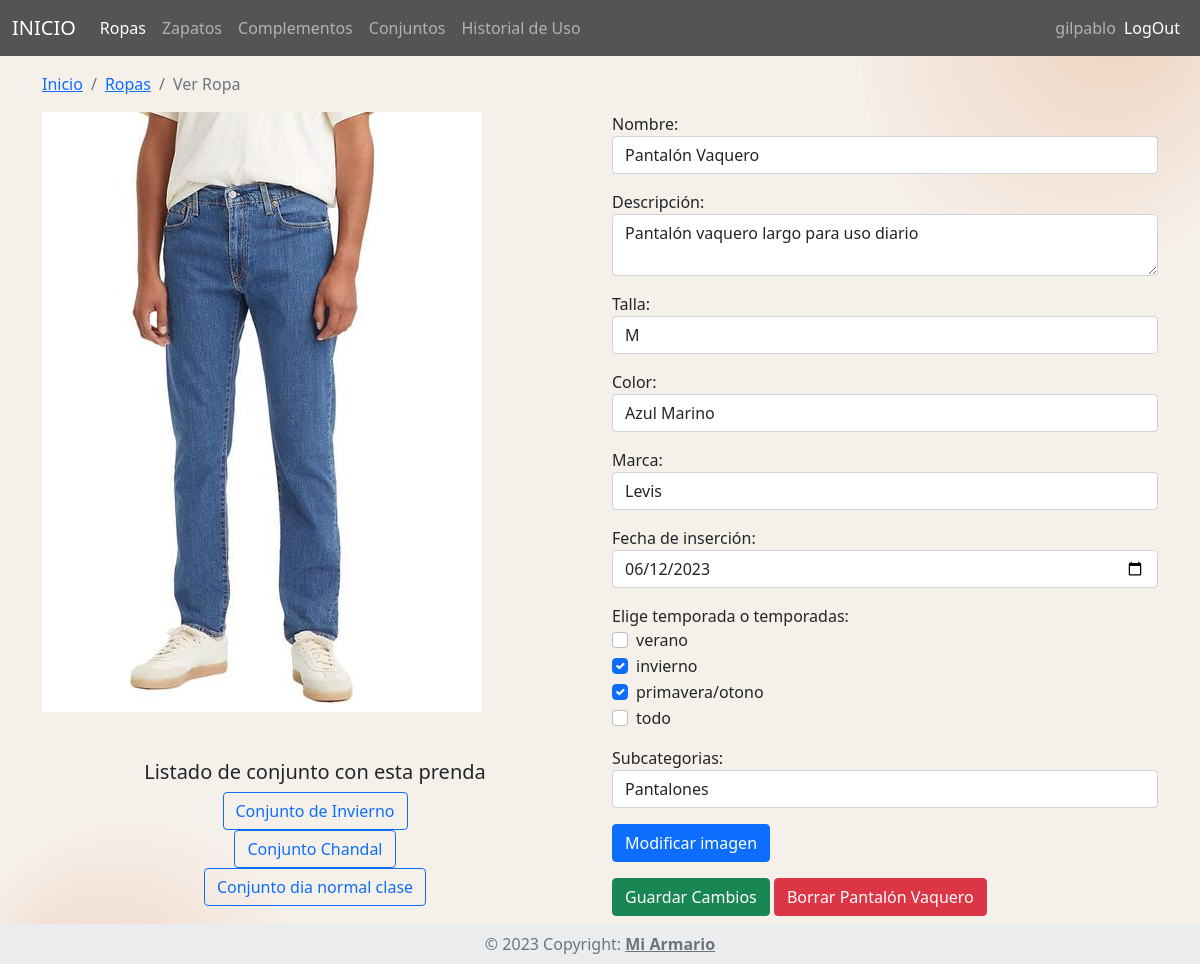
Page /miArmario/ropa/ver_ropa/2 (signed in) on the committed database.
### tables this page shows
CREATE TABLE `prenda` (
  `id` int(11) NOT NULL,
  `nombre` varchar(100) NOT NULL,
  `descripcion` varchar(500) DEFAULT NULL,
  `talla` varchar(10) NOT NULL,
  `color` varchar(30) NOT NULL,
  `marca` varchar(30) NOT NULL,
  `imagen` varchar(100) NOT NULL,
  `fecha_insercion` date DEFAULT NULL,
  `id_subcategoria` int(11) NOT NULL,
  `id_usuario` int(11) NOT NULL
);

CREATE TABLE `conjunto` (
  `id` int(11) NOT NULL,
  `nombre` varchar(100) NOT NULL,
  `descripcion` varchar(500) DEFAULT NULL,
  `fecha_creacion` date NOT NULL,
  `imagen_conjunto` varchar(100) DEFAULT NULL,
  `id_usuario` int(11) NOT NULL
);

CREATE TABLE `temporada` (
  `id` int(11) NOT NULL,
  `nombre` varchar(40) NOT NULL
);

### miArmario/App/librerias/Core.php (called while the page is built, shortened)
<?php
class Core{
    protected $metodoActual = 'index';
    public function __construct(){
        $url = $this->getUrl();
        if(isset($url[0])){
			if(file_exists('../App/controladores/'.ucwords($url[0]).'.php')){
				unset($url[0]);
			}
		}
		$this->controladorActual = new $this->controladorActual;
        if(isset($url[1])){
            if(method_exists($this->controladorActual,$url[1])){
                $this->metodoActual = $url[1];
                unset($url[1]);
            }
        }
		$this->parametros = $url ? array_values($url) : [];
		call_user_func_array([$this->controladorActual,$this->metodoActual], $this->parametros);
    }
    public function getUrl(){
        if(isset($_GET['url'])){
            $url = ltrim($_GET['url'],'/');
            $url = filter_var($url,FILTER_SANITIZE_URL);
            $url = explode('/',$url);
            return $url;
        }
    }
}

### miArmario/public/index.php (called while the page is built, shortened)
<?php
$iniciar = new Core;

### miArmario/App/librerias/Base.php (called while the page is built, shortened)
<?php
    class Base {
        private $host = DB_HOST;
        private $usuario = DB_USUARIO;
        private $password = DB_PASSWORD;
        private $nombre_base = DB_NOMBRE;
        private $charset = 'utf8mb4';
        private $dbh;
        private $stmt;
        public function __construct(){
            $dsn = "mysql:host=$this->host;dbname=$this->nombre_base;charset=$this->charset";
            $opciones = array(
                PDO::ATTR_PERSISTENT => true,
                PDO::ATTR_ERRMODE => PDO::ERRMODE_EXCEPTION
            );
            try {
                $this->dbh = new PDO($dsn, $this->usuario, $this->password, $opciones);
            } catch (PDOException $e) {
                $this->error = $e->getMessage();
                echo $this->error;
            }
        }
        public function query($sql){
            $this->stmt = $this->dbh->prepare($sql);
        }
        public function bind($parametro,$valor,$tipo = null){
            if (is_null($tipo)) {
                switch (true) {
                    case is_int($valor):
                        $tipo = PDO::PARAM_INT;
                        break;
                    default:
                        $tipo = PDO::PARAM_STR;
                        break;
                }
            }
            $this->stmt->bindValue($parametro,$valor,$tipo);
        }
        public function execute(){
            return $this->stmt->execute();
        }
        public function registros(){
            $this->execute();
            return $this->stmt->fetchAll(PDO::FETCH_OBJ);
        }
        public function registro(){
            $this->execute();
            return $this->stmt->fetch(PDO::FETCH_OBJ);
        }
    }

### miArmario/App/modelos/RopaModelo.php (called while the page is built, shortened)
<?php
class RopaModelo {
    private $db;
    public function __construct(){
        $this->db = new Base;
    }
    public function getSubcategoriaRopas(){
        $this->db->query("SELECT * FROM subcategoria
                            WHERE id_categoria  = 1;");
        return $this->db->registros();
    }
    public function getTemporadas(){
        $this->db->query("SELECT * FROM temporada;");
        return $this->db->registros();
    }
    public function getRopaSolo($id_usuario, $id_ropa){
        $this->db->query("SELECT * FROM prenda WHERE id_usuario = :id_usuario_ro AND id = :id_ropa_ro;");
        $this->db->bind(':id_usuario_ro',trim($id_usuario));
        $this->db->bind(':id_ropa_ro',trim($id_ropa));
        return $this->db->registro();
    }
    public function getTemporadasRopa($id_ropa){
        $this->db->query("SELECT * FROM prendas_temporadas WHERE id_prenda = :id_ropa_ro;");
        $this->db->bind(':id_ropa_ro',trim($id_ropa));
        return $this->db->registros();
    }
    public function obtenerConjuntosPorPrenda($id_usuario, $id_prenda) {
        $this->db->query("SELECT * FROM conjunto WHERE id IN (SELECT id_conjunto FROM prendas_conjuntos WHERE id_prenda = :id_prenda) AND id_usuario = :id_usuario");
        $this->db->bind(':id_prenda', $id_prenda);
        $this->db->bind(':id_usuario', $id_usuario);
        return $this->db->registros();
    }
}

### miArmario/App/vistas/ropas/verRopa.php (the view, shortened to what this page needs)
<?php require_once RUTA_APP.'/vistas/inc/header.php' ?>
<?php
    $ropa = $datos["ropa"];
?>
<div class="container">
    <nav aria-label="breadcrumb">
        <ol class="breadcrumb">
            <li class="breadcrumb-item"><a href="<?php echo RUTA_URL ?>">Inicio</a></li>
            <li class="breadcrumb-item"><a href="<?php echo RUTA_URL ?>/ropa">Ropas</a></li>
            <li class="breadcrumb-item active" aria-current="page">Ver Ropa</li>
        </ol>
    </nav>
    <div class="row">
        <div class="col-6">
            <img id="imagenActual" src="<?php echo RUTA_URL?>/img_prendas/<?php echo $ropa->id.$ropa->imagen ?>.png" alt="" class="img-fluid">
            <div class="text-center pt-5">
                <h5>Listado de conjunto con esta prenda</h5>
                <?php foreach ($datos["conjuntosPrenda"] as $conjunto) : ?>
                    <div>
                        <a href="" class="btn btn-outline-primary"><?php echo $conjunto->nombre?></a>
                    </div>
                <?php endforeach ?>
            </div>
        </div>
        <div class="col-6">
            <form method="post" enctype="multipart/form-data">
                <div class="form-group mb-3">
                    <label for="nombre">Nombre:</label>
                    <input type="text" class="form-control" id="nombre" name="nombre" value="<?php echo $ropa->nombre ?>">
                </div>
                <div class="form-group mb-3">
                    <label for="descripcion">Descripción:</label>
                    <textarea class="form-control" id="descripcion" name="descripcion"><?php echo $ropa->descripcion ?></textarea>
                </div>
                <div class="form-group mb-3">
                    <label for="talla">Talla:</label>
                    <input type="text" class="form-control" id="talla" name="talla" value="<?php echo $ropa->talla ?>">
                </div>
                <div class="form-group mb-3">
                    <label for="color">Color:</label>
                    <input type="text" class="form-control" id="color" name="color" value="<?php echo $ropa->color ?>">
                </div>
                <div class="form-group mb-3">
                    <label for="marca">Marca:</label>
                    <input type="text" class="form-control" id="marca" name="marca" value="<?php echo $ropa->marca ?>">
                </div>
                <div class="form-group mb-3">
                    <label for="fecha_insercion">Fecha de inserción:</label>
                    <input type="date" class="form-control" id="fecha_insercion" name="fecha_insercion" value="<?php echo date('Y-m-d', strtotime($ropa->fecha_insercion)) ?>">
                </div>
                <div class="form-group mb-3">
                    <label for="checkboxes">Elige temporada o temporadas:</label>
                    <?php foreach ($datos["temporadas"] as $temporada) : ?>
                        <div class="form-check">
                            <?php if (in_array($temporada->id, array_column($datos["temporadaRopa"], 'id_temporada'))) : ?>
                                <input class="form-check-input" type="checkbox" id="temporada-<?php echo $temporada->id ?>" name="temporadas[]" value="<?php echo $temporada->id ?>" checked>
                            <?php else : ?>
                                <input class="form-check-input" type="checkbox" id="temporada-<?php echo $temporada->id ?>" name="temporadas[]" value="<?php echo $temporada->id ?>">
                            <?php endif ?>
                            <label class="form-check-label" for="temporada-<?php echo $temporada->id ?>"><?php echo $temporada->nombre ?></label>
                        </div>
                    <?php endforeach ?>
                </div>
                <div class="form-group mb-3">
                    <label for="subcategoriaRopa">Subcategorias:</label>
                    <select name="subcategoriaRopa" id="subcategoriaRopa" class="form-control">
                        <?php foreach ($datos['ropasSubcategoria'] as $ropasSubcategoria) : ?>
                            <?php if ($ropasSubcategoria->id == $ropa->id_subcategoria) : ?>
                                <option value="<?php echo $ropasSubcategoria->id ?>" selected><?php echo $ropasSubcategoria->nombre ?></option>
                            <?php else : ?>
                                <option value="<?php echo $ropasSubcategoria->id ?>"><?php echo $ropasSubcategoria->nombre ?></option>
                            <?php endif ?>
                        <?php endforeach ?>
                    </select>
                </div>
                <div class="form-group mb-3">
                    <button type="button" id="btnModificarImagen" class="btn btn-primary">Modificar imagen</button>
                </div>
                <button type="submit" class="btn btn-success">Guardar Cambios</button>
                <button type="button" data-bs-toggle="modal" data-bs-target="#modalBorrarRopa" class="btn btn-danger">Borrar <?php echo $ropa->nombre ?></button>
            </form>
        </div>
    </div>
</div>
<?php require_once RUTA_APP.'/vistas/inc/footer.php' ?>

### miArmario/public/css/estilos.css (style rules this page uses)
body { background-repeat: no-repeat; background-size: cover; }

### rows in the picture
prenda: imagen (picture), nombre "Pantalón Vaquero", descripcion "Pantalón vaquero largo para uso diario", talla "M", color "Azul Marino", marca "Levis", fecha_insercion "06/12/2023"
conjunto: nombre "Conjunto de Invierno"
conjunto: nombre "Conjunto Chandal"
conjunto: nombre "Conjunto dia normal clase"
temporada: nombre "verano"
temporada: nombre "invierno"
temporada: nombre "primavera/otono"
temporada: nombre "todo"

### other values in the picture
$datos['usuarioSesion']->username "gilpablo"
form field subcategoriaRopa "Pantalones"
